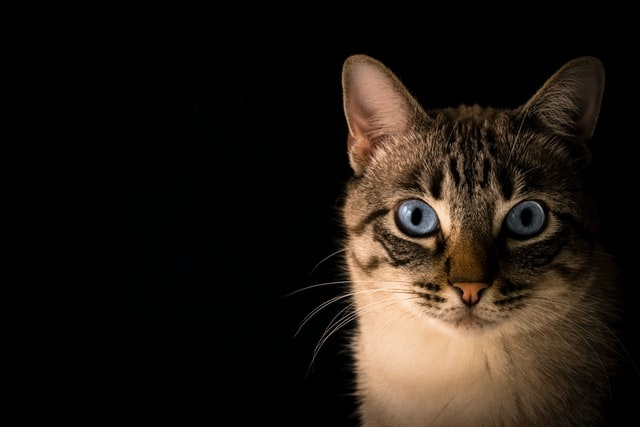
#> input picture cat.jpg, 640 x 427 px
$ python lab16.py
#> lines starting #> are read from the running program, lines starting #| are printed output that depends on the picture
"""
@brief Sample code for Basic Thresholding Operations tutorial
"""

from __future__ import print_function
import cv2 as cv
import argparse

max_value = 255
max_type = 4
max_binary_value = 255
trackbar_type = 'Type: \n 0: Binary \n 1: Binary Inverted \n 2: Truncate \n 3: To Zero \n 4: To Zero Inverted'
trackbar_value = 'Value'
window_name = 'Threshold Demo'

def Threshold_Demo(val):
    #0: Binary
    #1: Binary Inverted
    #2: Threshold Truncated
    #3: Threshold to Zero
    #4: Threshold to Zero Inverted
    threshold_type = cv.getTrackbarPos(trackbar_type, window_name)
    threshold_value = cv.getTrackbarPos(trackbar_value, window_name)
    _, dst = cv.threshold(src_gray, threshold_value, max_binary_value, threshold_type )
    cv.imshow(window_name, dst)

parser = argparse.ArgumentParser(description='Code for Basic Thresholding Operations tutorial.')
parser.add_argument('--input', help='Path to input image.', default='cat.jpg')
args = parser.parse_args()
src = cv.imread(cv.samples.findFile(args.input))
#> src is the input picture: shape (427, 640, 3); mean B, G, R 18.9, 25.4, 32.6

if src is None:
    print('Could not open or find the image: ', args.input)
    exit(0)

# Convert the image to Gray
src_gray = cv.cvtColor(src, cv.COLOR_BGR2GRAY)
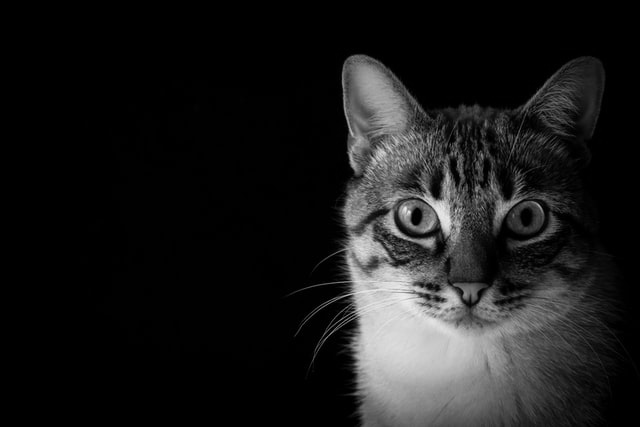
#> src_gray: shape (427, 640); min 0, max 237, mean 26.8
cv.namedWindow(window_name)
cv.createTrackbar(trackbar_type, window_name , 3, max_type, Threshold_Demo)
# Create Trackbar to choose Threshold value
cv.createTrackbar(trackbar_value, window_name , 0, max_value, Threshold_Demo)
#> slider 'Value' is set to 85
# Call the function to initialize
Threshold_Demo(0)
#> in Threshold_Demo, `_, dst = cv.threshold(src_gray, threshold_value, max_binary_value, thr..`:
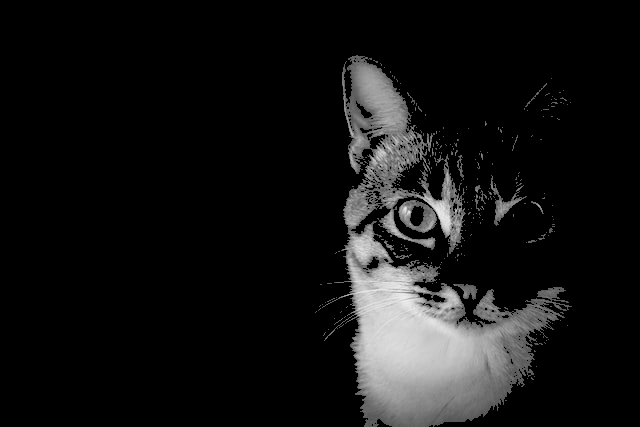
#> dst: shape (427, 640); min 0, max 237, mean 19.7
# Wait until user finishes program
cv.waitKey()
